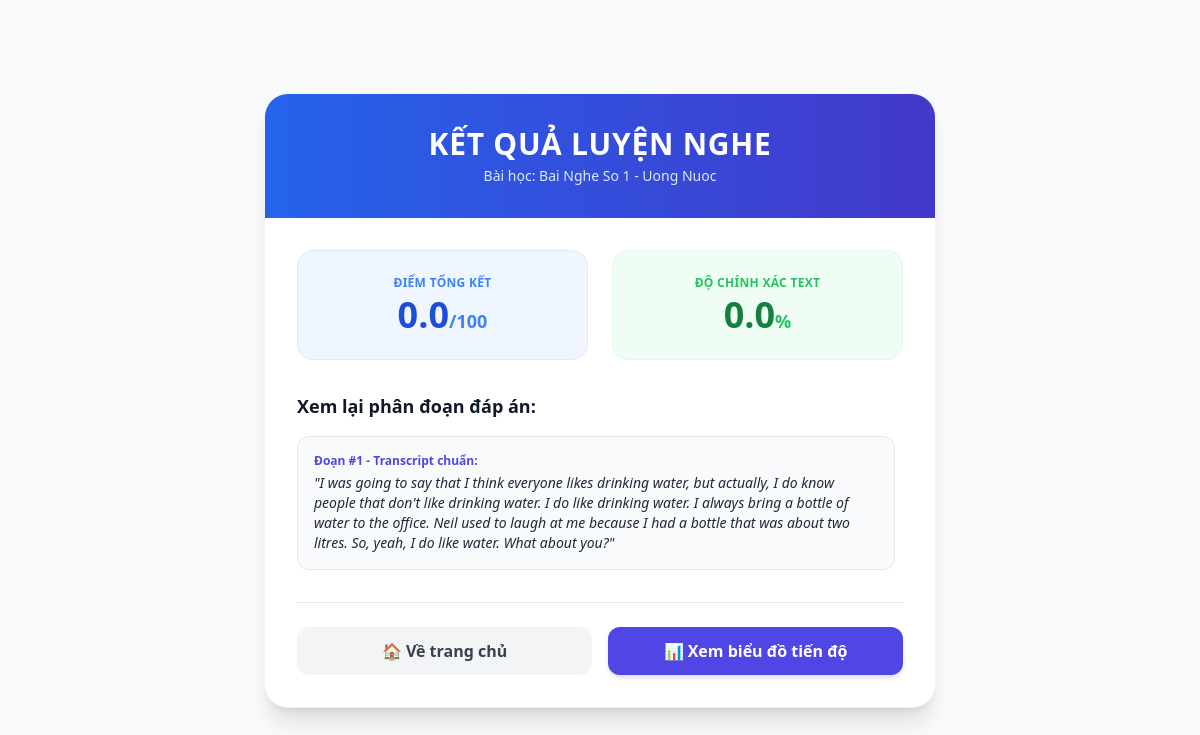
The page /result/1 on the database its author committed.
### models/models.py (models this page shows, shortened)
class AudioLesson(db.Model):
    __tablename__ = "audio_lessons"
    id = db.Column(db.Integer, primary_key=True)
    title = db.Column(db.String(200), nullable=False)
    transcript = db.Column(db.Text, nullable=False)
    level = db.Column(db.Integer, nullable=False)
    attempts = db.relationship("Attempt", backref="lesson", lazy=True)
    segments = db.relationship(
        "Segment",
        backref="lesson",
        lazy=True,
        cascade="all, delete-orphan",
        order_by="Segment.position",
    )

class Attempt(db.Model):
    __tablename__ = "attempts"
    id = db.Column(db.Integer, primary_key=True)
    user_id = db.Column(db.Integer, db.ForeignKey("users.id"), nullable=True)
    lesson_id = db.Column(db.Integer, db.ForeignKey("audio_lessons.id"), nullable=False)
    score = db.Column(db.Float, nullable=False, default=0)
    accuracy = db.Column(db.Float, nullable=False, default=0)
    duration = db.Column(db.Integer, nullable=False, default=0)
    created_at = db.Column(db.DateTime, default=datetime.utcnow)
    finished_at = db.Column(db.DateTime)

class Segment(db.Model):
    __tablename__ = "segments"
    id = db.Column(db.Integer, primary_key=True)
    lesson_id = db.Column(db.Integer, db.ForeignKey("audio_lessons.id"), nullable=False)
    transcript = db.Column(db.Text, nullable=False)
    audio_path = db.Column(db.String(500), nullable=False)
    position = db.Column(db.Integer, nullable=False, default=1)

### app.py (the view)
@app.route("/result/<int:attempt_id>")
def result(attempt_id):
    attempt = Attempt.query.get_or_404(attempt_id)
    return render_template("result.html", attempt=attempt)

### templates/result.html (shortened to what this page needs)
<!DOCTYPE html>
<html lang="vi">
<head>
    <script src="https://cdn.tailwindcss.com"></script>
</head>
<body class="bg-gray-50 min-h-screen flex items-center justify-center py-12 px-4">
    <div class="max-w-2xl w-full bg-white rounded-3xl shadow-xl overflow-hidden border border-gray-100">
        <div class="bg-gradient-to-r fill-current from-blue-600 to-indigo-700 p-8 text-center text-white">
            <h1 class="text-3xl font-extrabold tracking-wide">KẾT QUẢ LUYỆN NGHE</h1>
            <p class="text-blue-100 text-sm mt-1">Bài học: {{ attempt.lesson.title }}</p>
        </div>
        <div class="p-8">
            <div class="grid grid-cols-2 gap-6 mb-8 text-center">
                <div class="bg-blue-50 p-6 rounded-2xl border border-blue-100">
                    <p class="text-xs font-bold text-blue-500 uppercase tracking-wide">Điểm Tổng Kết</p>
                    <p class="text-4xl font-black text-blue-700 mt-1">{{ attempt.score }}<span class="text-lg text-blue-500">/100</span></p>
                </div>
                <div class="bg-green-50 p-6 rounded-2xl border border-green-100">
                    <p class="text-xs font-bold text-green-500 uppercase tracking-wide">Độ chính xác text</p>
                    <p class="text-4xl font-black text-green-700 mt-1">{{ attempt.accuracy }}<span class="text-lg text-green-500">%</span></p>
                </div>
            </div>
            <h3 class="font-bold text-gray-900 mb-4 text-lg">Xem lại phân đoạn đáp án:</h3>
            <div class="space-y-4 max-h-72 overflow-y-auto pr-2 mb-8">
                {% for seg in attempt.lesson.segments %}
                <div class="p-4 bg-gray-50 rounded-xl border border-gray-200">
                    <p class="text-xs font-bold text-indigo-600 mb-1">Đoạn #{{ loop.index }} - Transcript chuẩn:</p>
                    <p class="text-sm text-gray-800 italic">"{{ seg.transcript }}"</p>
                </div>
                {% endfor %}
            </div>
            <div class="flex space-x-4 border-t pt-6">
                <a href="/" class="flex-1 text-center bg-gray-100 hover:bg-gray-200 text-gray-700 font-bold py-3 rounded-xl transition">
                    🏠 Về trang chủ
                </a>
                <a href="/history" class="flex-1 text-center bg-indigo-600 hover:bg-indigo-700 text-white font-bold py-3 rounded-xl shadow-md transition">
                    📊 Xem biểu đồ tiến độ
                </a>
            </div>
        </div>
    </div>
</body>
</html>

### rows shown on the page
AudioLesson: lesson "Bai Nghe So 1 - Uong Nuoc"
Attempt: score "0.0", accuracy "0.0"
Segment: transcript "I was going to say that I think everyone likes drinking water, but actually, I do know people that don't like drinking water. I do like drinking water. I always bring a bottle of water to the office. Neil used to laugh at me because I had a bottle that was about two litres. So, yeah, I do like water. What about you?"
